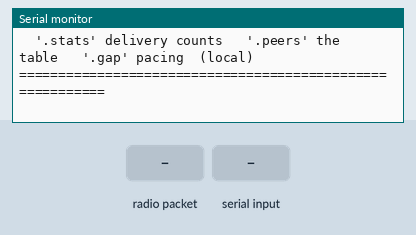
Simulated run of this sketch. Board: Seeed XIAO ESP32-C3. On the bench: the last lines printed to the serial monitor. The inputs (shaded band) are chosen by the test bench.

Above: at 1.2 s.
1.3 s: radio packet "cue 12 0 40" arrives
At 2.0 s:
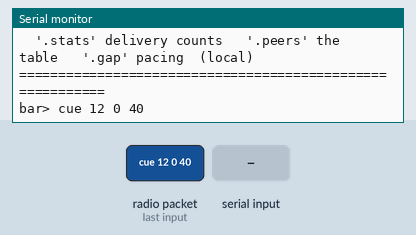
2.8 s: "cue 12 0 40\n" received over Serial
At 4.0 s:
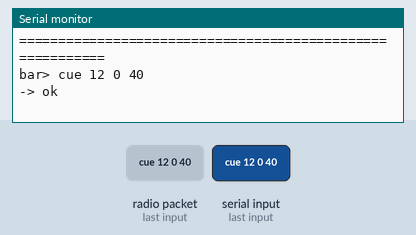
4.3 s: radio packet ".stats" arrives
At 5.4 s:
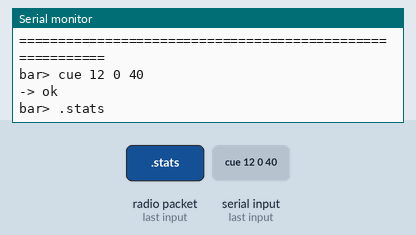
5.8 s: ".stats\n" received over Serial
At 6.1 s:
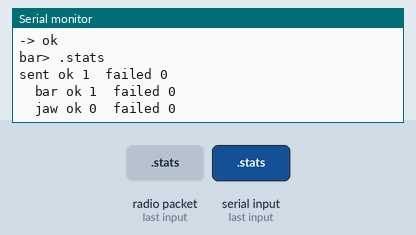
7.3 s: radio packet ".mac" arrives
At 7.7 s:
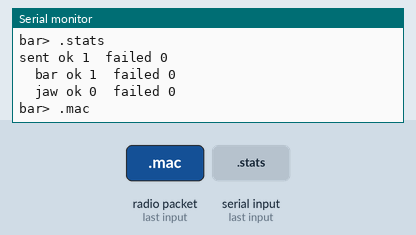
8.8 s: ".mac\n" received over Serial
At 9.6 s:
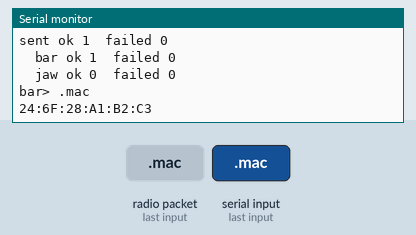

The sketch:

bridge.ino
```cpp
/*
  The bridge — the SFX Box's radio.

  A XIAO ESP32C3 on the Pi's USB that turns serial lines into ESP-NOW packets
  and back. The Pi 4 cannot transmit ESP-NOW on its own radio: the protocol
  rides 802.11 vendor-specific action frames and needs monitor mode with packet
  injection, which the onboard CYW43455 does not do. Hence a co-processor.

  ESP-NOW rather than WiFi, and the distinction is the whole reason:
  it uses the 2.4 GHz radio and *nothing else from the stack* — no access point,
  no SSID, no association, no DHCP, no router. Two ESP32s address each other by
  MAC. The link comes up when both ends have power and stays up with every
  router in the building switched off. The tiki already runs its eyes on 433 MHz
  relays and needs no network; putting the light bar on WiFi would make the whole
  prop depend on infrastructure it currently does without.

  ---------------------------------------------------------------------------
  IT FORWARDS TEXT, VERBATIM

  Anything typed at this board's serial port goes out as-is, and the bar feeds it
  into the SAME command parser it already uses for its own serial port. So every
  command the bar understands worked over the radio the moment this existed —
  `amb water`, `set yellow 0.9`, `speak 4` — with no protocol to keep in step.

  That is worth more than a compact binary format at this stage. The wire is
  human-readable, so a mismatch between the two ends is *visible* rather than a
  silently misaligned struct, and the link can be exercised by hand before
  anything on the Pi knows it exists. Control traffic is a handful of small
  packets per show; there is nothing to optimise.

  The one thing that will NOT be text is the envelope track, which is bulk data
  pushed at provisioning time. That earns a binary message type when it lands.

  ---------------------------------------------------------------------------
  MORE THAN ONE PROP

  A line is for the light bar unless it says otherwise:

      amb water            -> the bar          (unchanged: nothing needs to change)
      @bar amb water       -> the bar, said explicitly
      @jaw cue 12 0 40     -> the jaw prop

  The prefix is stripped; the prop never sees it, so every prop understands the
  same command language and a new prop needs no change to the protocol.

  Replies come back tagged by who sent them. The bar's are exactly what they
  always were (`bar> ...` and `-> ok`); any other prop gets its name on them
  (`jaw> ...`, `-> ok @jaw`) so two props talking at once cannot be confused.

  PACING IS PER PROP AND DOES NOT BLOCK. This used to sleep 60 ms after every
  line, which stalled the whole bridge — with two props, a cue for one would
  wait behind a position update for the other, in a system whose sync is
  measured in tens of milliseconds. Now each prop has its own gap, and a line
  for one prop can go out while another is inside its gap. The gap itself is
  UNCHANGED at 60 ms, because that is what the bar was proven against and
  nobody has measured less. `.gap <ms>` tunes it live for normal lines; `trk`
  lines always keep 60. The logic is in bridge_logic.h and is tested without a
  board by test/run.sh.

  ---------------------------------------------------------------------------
  THE PART THAT IS NOT NEGOTIABLE

  Both ends must be on the same WiFi channel. Neither is associated with an
  access point, so nothing negotiates it for them — it is set explicitly at both
  ends and must match. A channel mismatch does not error: `esp_now_send` returns
  ESP_OK and the delivery callback reports failure, which reads as "the other
  board is off" and sends you looking at power.
*/

#include <WiFi.h>
#include <esp_now.h>
#include <esp_wifi.h>
#include "bridge_logic.h"

// ---------------------------------------------------------------------------
// The props this bridge can talk to. See firmware/README.md — that table is the
// authority for MACs, and each address appears exactly once per file that needs
// it. Entry 0 is the DEFAULT: a line with no `@name` goes there, which is what
// keeps everything written before a second prop existed working untouched.
//
// An all-zero MAC means "this prop has not been built yet". It is skipped when
// peers are registered, and a line addressed to it is refused with a clear
// message rather than sent into the air at nobody.
struct Peer {
  const char* name;
  uint8_t     mac[6];
};

static Peer PEERS[] = {
  { "bar", {0xF0, 0x9E, 0x9E, 0xB2, 0xA8, 0x28} },   // the light bar
  { "jaw", {0x44, 0xB1, 0x76, 0x5F, 0xB4, 0x28} },   // the servo jaw
};
static const int N_PEERS = sizeof(PEERS) / sizeof(PEERS[0]);
static_assert(sizeof(PEERS) / sizeof(PEERS[0]) <= bridge::MAX_PEERS, "raise MAX_PEERS");

static const char* PEER_NAMES[bridge::MAX_PEERS];

static bool peerConfigured(int i) {
  for (int k = 0; k < 6; k++) if (PEERS[i].mac[k]) return true;
  return false;
}

static int peerByMac(const uint8_t* mac) {
  for (int i = 0; i < N_PEERS; i++) {
    if (peerConfigured(i) && memcmp(PEERS[i].mac, mac, 6) == 0) return i;
  }
  return -1;
}

// Fixed, and identical on every prop. Nothing negotiates this for us.
static const uint8_t LINK_CHANNEL = 1;

// ---------------------------------------------------------------------------
// State. One send is in flight at a time, ever — see bridge_logic.h for why.

static bridge::Queue  queue;
static uint32_t       nextAllowed[bridge::MAX_PEERS];   // end of each prop's gap
static uint32_t       gapMs = bridge::GAP_DEFAULT_MS;   // `.gap` changes this

static bool           inFlight = false;
static int            flightPeer = 0;
static char           flightText[bridge::MAX_LINE + 1];
static uint32_t       flightSince = 0;
static const uint32_t FLIGHT_TIMEOUT_MS = 200;   // the callback normally lands in a few

// Set by the radio callback, read by loop(). The callback runs in the WiFi task
// and must not do anything slow, so it only records the outcome.
static volatile bool  sendDone = false;
static volatile bool  sendOk = false;

static uint32_t sentOk[bridge::MAX_PEERS], sentFail[bridge::MAX_PEERS];

// New-style callbacks. This core (esp32 3.3.x / IDF 5.5) passes an info struct
// rather than a bare MAC, and the two-argument `(const uint8_t*, status)` form
// every tutorial still shows does not compile against it.
static void onSent(const esp_now_send_info_t* info, esp_now_send_status_t status) {
  sendOk = (status == ESP_NOW_SEND_SUCCESS);
  sendDone = true;
}

static void onRecv(const esp_now_recv_info_t* info, const uint8_t* data, int len) {
  // Whatever a prop says comes straight out on serial, prefixed so it cannot be
  // mistaken for something this board said. The bar's prefix is exactly what it
  // has always been; another prop is named, so two talking at once stay apart.
  int who = peerByMac(info->src_addr);
  if (who <= 0) Serial.print(F("bar> "));          // the bar — and anything unrecognised
  else { Serial.print(PEERS[who].name); Serial.print(F("> ")); }
  for (int i = 0; i < len; i++) Serial.write(data[i]);
  Serial.println();
}

// What a reply to the sender looks like. The bar's must stay byte-identical to
// the old bridge: the SFX Box may be matching on "-> ok". Other props add a
// suffix, which a prefix match still accepts.
static void reply(int peer, const __FlashStringHelper* what) {
  Serial.print(F("-> ")); Serial.print(what);
  if (peer != 0) { Serial.print(F(" @")); Serial.print(PEERS[peer].name); }
  Serial.println();
}

static void replyFailed(int peer) {
  Serial.print(F("-> DELIVERY FAILED"));
  if (peer != 0) { Serial.print(F(" @")); Serial.print(PEERS[peer].name); }
  Serial.println(F(" — prop off, out of range, or on another channel"));
}

// ---------------------------------------------------------------------------
// Sending. loop() calls this every pass; it never waits.

static void finishFlight(bool ok, bool noCallback) {
  uint32_t now = millis();
  if (ok) { sentOk[flightPeer]++; reply(flightPeer, F("ok")); }
  else {
    sentFail[flightPeer]++;
    if (noCallback) {
      Serial.println(F("-> NO SEND CALLBACK — radio did not report; treating as failed"));
    } else {
      replyFailed(flightPeer);
    }
  }
  // The gap runs from when the send COMPLETED, not from when it was queued.
  nextAllowed[flightPeer] = now + bridge::gapAfter(flightText, gapMs);
  inFlight = false;
}

static void serviceSending() {
  uint32_t now = millis();

  if (inFlight) {
    if (sendDone)                                      finishFlight(sendOk, false);
    else if (now - flightSince > FLIGHT_TIMEOUT_MS)    finishFlight(false, true);
    else return;                                       // still on its way
  }

  int i = queue.pick(now, nextAllowed);
  if (i < 0) return;

  bridge::Slot s;
  queue.take(i, s);
  flightPeer = s.peer;
  strcpy(flightText, s.text);

  sendDone = false;                                    // clear BEFORE sending
  esp_err_t e = esp_now_send(PEERS[s.peer].mac, (const uint8_t*)s.text, s.len);
  if (e != ESP_OK) {
    sentFail[s.peer]++;
    Serial.print(F("-> send refused"));
    if (s.peer != 0) { Serial.print(F(" @")); Serial.print(PEERS[s.peer].name); }
    Serial.println(F(" (peer not added?)"));
    nextAllowed[s.peer] = millis() + bridge::gapAfter(s.text, gapMs);
    return;
  }
  inFlight = true;
  flightSince = millis();
}

// ---------------------------------------------------------------------------
// One complete line from the host.

static void printMac(const uint8_t* m) {
  for (int i = 0; i < 6; i++) {
    if (i) Serial.print(':');
    if (m[i] < 16) Serial.print('0');
    Serial.print(m[i], HEX);
  }
}

static void printPeerTable() {
  for (int i = 0; i < N_PEERS; i++) {
    Serial.print(i == 0 ? F("  * ") : F("    "));      // * marks the default
    Serial.print(PEERS[i].name); Serial.print(F("  "));
    if (peerConfigured(i)) printMac(PEERS[i].mac);
    else Serial.print(F("(MAC not set)"));
    Serial.println();
  }
}

static void handleLine(char* line) {
  bridge::trim(line);
  if (!*line) return;

  // Commands for the bridge itself are prefixed with a dot, so they cannot
  // collide with anything a prop might ever understand.
  if (line[0] == '.') {
    if (!strcmp(line, ".stats")) {
      // First line keeps its old format, in case something reads it.
      uint32_t ok = 0, fail = 0;
      for (int i = 0; i < N_PEERS; i++) { ok += sentOk[i]; fail += sentFail[i]; }
      Serial.print(F("sent ok ")); Serial.print(ok);
      Serial.print(F("  failed ")); Serial.println(fail);
      for (int i = 0; i < N_PEERS; i++) {
        Serial.print(F("  ")); Serial.print(PEERS[i].name);
        Serial.print(F(" ok ")); Serial.print(sentOk[i]);
        Serial.print(F("  failed ")); Serial.println(sentFail[i]);
      }
    } else if (!strcmp(line, ".mac")) {
      Serial.println(WiFi.macAddress());
    } else if (!strcmp(line, ".peers")) {
      printPeerTable();
    } else if (!strncmp(line, ".gap", 4)) {
      // `.gap` reports; `.gap 30` sets. Never touches trk pacing.
      if (line[4] == ' ' && line[5]) {
        long v = atol(line + 5);
        if (v < 0 || v > 1000) Serial.println(F("-> gap must be 0..1000 ms"));
        else { gapMs = (uint32_t)v; Serial.print(F("-> gap ")); Serial.print(gapMs);
               Serial.println(F(" ms (trk lines stay at 60)")); }
      } else {
        Serial.print(F("gap ")); Serial.print(gapMs);
        Serial.println(F(" ms (trk lines stay at 60)"));
      }
    } else {
      Serial.println(F("-> unknown bridge command. Known: .stats .mac .peers .gap"));
    }
    return;
  }

  int peer;
  const char* payload;
  const char* badName; int badLen;
  bridge::RouteResult r = bridge::route(line, PEER_NAMES, N_PEERS, peer, payload,
                                        badName, badLen);
  if (r == bridge::ROUTE_UNKNOWN_PEER) {
    Serial.print(F("-> unknown prop @"));
    for (int i = 0; i < badLen; i++) Serial.write(badName[i]);
    Serial.print(F(" — known:"));
    for (int i = 0; i < N_PEERS; i++) { Serial.print(' '); Serial.print(PEERS[i].name); }
    Serial.println();
    return;
  }
  if (r == bridge::ROUTE_EMPTY) {
    Serial.println(F("-> nothing to send after the @name"));
    return;
  }
  if (!peerConfigured(peer)) {
    Serial.print(F("-> @")); Serial.print(PEERS[peer].name);
    Serial.println(F(" has no MAC set — edit PEERS in bridge.ino"));
    return;
  }
  // Refuse, loudly. The old code clipped an over-long line at 240 characters and
  // sent the stump — a track chunk arriving 8 characters short corrupted the
  // track without any error. A line that cannot be sent whole is not sent.
  if (strlen(payload) > (size_t)bridge::MAX_LINE) {
    Serial.print(F("-> line too long (")); Serial.print(strlen(payload));
    Serial.print(F(" > ")); Serial.print(bridge::MAX_LINE);
    Serial.println(F("), not sent — split it at the sender"));
    return;
  }
  if (!queue.push(peer, payload)) {
    Serial.println(F("-> bridge queue full, line dropped"));
    return;
  }
  // The reply ("-> ok" / "-> DELIVERY FAILED") is printed when the radio reports
  // back, from serviceSending(). It is no longer printed before this returns.
}

// ---------------------------------------------------------------------------

void setup() {
  // 80 MHz, not the default 160. This board only shuttles text between serial
  // and the radio; it was running warm for no benefit. The radio is unaffected
  // (TX power and channel are untouched), so link range does not change.
  setCpuFrequencyMhz(80);
  Serial.begin(115200);
  // NEVER BLOCK ON A PORT NOBODY IS READING.
  //
  // This is USB CDC, not a UART. If no host has the endpoint open, the TX
  // buffer fills and Serial.println() waits for a reader that will never come —
  // so the sketch stalls, stops servicing the radio, and looks like a link
  // fault. It cost a long diagnosis: every track push SUCCEEDED while a serial
  // monitor was open and FAILED without one, because the monitor was draining
  // the buffer. A prop in a tiki has nothing attached.
  Serial.setTxTimeoutMs(0);
  uint32_t t0 = millis();
  while (!Serial && millis() - t0 < 1500) { delay(10); }

  for (int i = 0; i < N_PEERS; i++) PEER_NAMES[i] = PEERS[i].name;

  WiFi.mode(WIFI_STA);
  WiFi.disconnect();                 // never associate; we only want the radio
  esp_wifi_set_channel(LINK_CHANNEL, WIFI_SECOND_CHAN_NONE);

  Serial.println();
  Serial.println(F("=== SFX Box bridge — serial <-> ESP-NOW =================="));
  Serial.print  (F("my MAC   : ")); Serial.println(WiFi.macAddress());
  Serial.print  (F("channel  : ")); Serial.println(LINK_CHANNEL);
  Serial.println(F("props    : (* = default, gets lines with no @name)"));
  printPeerTable();

  if (esp_now_init() != ESP_OK) {
    Serial.println(F("ESP-NOW INIT FAILED — nothing will send."));
    return;
  }
  esp_now_register_send_cb(onSent);
  esp_now_register_recv_cb(onRecv);

  for (int i = 0; i < N_PEERS; i++) {
    if (!peerConfigured(i)) continue;
    esp_now_peer_info_t peer = {};
    memcpy(peer.peer_addr, PEERS[i].mac, 6);
    peer.channel = LINK_CHANNEL;     // 0 would mean "whatever channel we are on"
    peer.encrypt = false;            // AES is available; not while bringing up
    if (esp_now_add_peer(&peer) != ESP_OK) {
      Serial.print(F("could not add peer ")); Serial.println(PEERS[i].name);
    }
  }

  Serial.println(F("ready. Anything you type goes to the bar; '@jaw ...' goes to the jaw."));
  Serial.println(F("  try:  amb water   |   set yellow 0.9   |   speak 4"));
  Serial.println(F("  '.stats' delivery counts   '.peers' the table   '.gap' pacing  (local)"));
  Serial.println(F("=========================================================="));
}

void loop() {
  // Collect a line without ever waiting for the rest of it.
  static char buf[bridge::MAX_LINE + 16];
  static int  len = 0;
  static bool overflow = false;

  while (Serial.available()) {
    char c = (char)Serial.read();
    if (c != '\n' && c != '\r') {
      // Room for "@name " in front of a full-size payload. A line that still
      // does not fit is not clipped and sent — it is refused whole, below.
      if (len < (int)sizeof(buf) - 1) buf[len++] = c;
      else overflow = true;
      continue;
    }
    if (overflow) {
      Serial.println(F("-> line too long, not sent — split it at the sender"));
    } else if (len) {
      buf[len] = 0;
      handleLine(buf);
    }
    len = 0;
    overflow = false;
  }

  serviceSending();

  // Yield between polls. Without this loop() spins flat out: the Arduino core's
  // loop task outranks the idle task, so the CPU never idles and the board runs
  // warm around the clock. 1 ms costs nothing now that nothing waits on it.
  delay(1);
}
```

Source omitted: bridge_logic.h (6431 bytes)

Measured:
- after the input at 1.3 s, the serial monitor: prints a new line at once (image 1)
- after the input at 2.8 s, the serial monitor: prints a new line at once (image 2)
- after the input at 4.3 s, the serial monitor: prints a new line at once (image 3)
- after the input at 5.8 s, the serial monitor: prints a new line at once (image 4)
- after the input at 7.3 s, the serial monitor: prints a new line at once (image 5)
- after the input at 8.8 s, the serial monitor: prints a new line at once (image 6)
